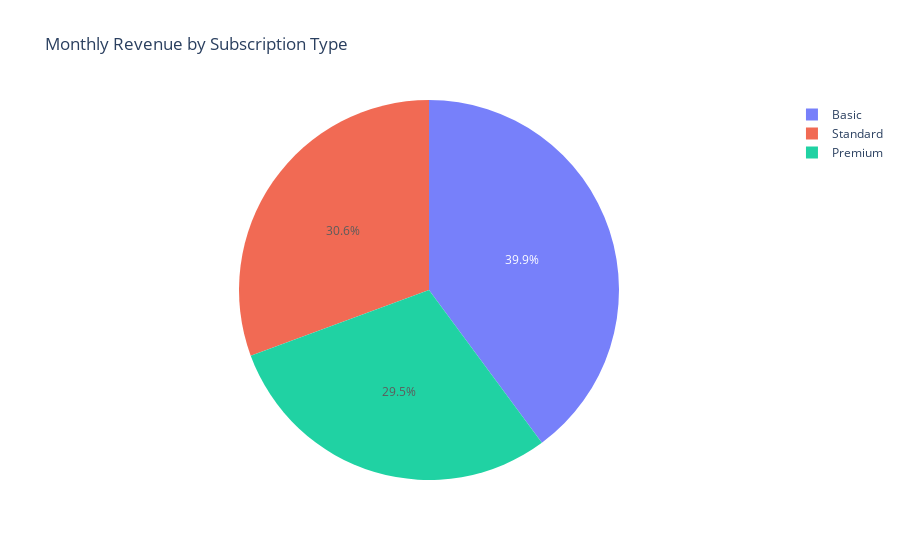

Notebook code for this chart:
### Code cell
#Monthly Revenue by Subscription Type

monthly_revenue_by_subscription = px.pie(data, data["Subscription Type"],
                                        data["Monthly Revenue"], 
                                         title="Monthly Revenue by Subscription Type",
                                        opacity=0.87)
monthly_revenue_by_subscription.show()

### Figure 1 — Plotly figure (JSON) as saved in the notebook; plotly's stock layout.template omitted (floating-point values rounded to 4 significant figures; data arrays with more than 128 entries replaced by an {"elided": "..."} marker saying what was removed)
{"data": [{"domain": {"x": [0, 1], "y": [0, 1]}, "hovertemplate": "Subscription Type=%{label}<br>Monthly Revenue=%{value}<extra></extra>", "labels": {"elided": "2500 str values"}, "legendgroup": "", "name": "", "opacity": 0.87, "showlegend": true, "type": "pie", "values": {"elided": "2500 int values"}}], "layout": {"legend": {"tracegroupgap": 0}, "title": {"text": "Monthly Revenue by Subscription Type"}}}
